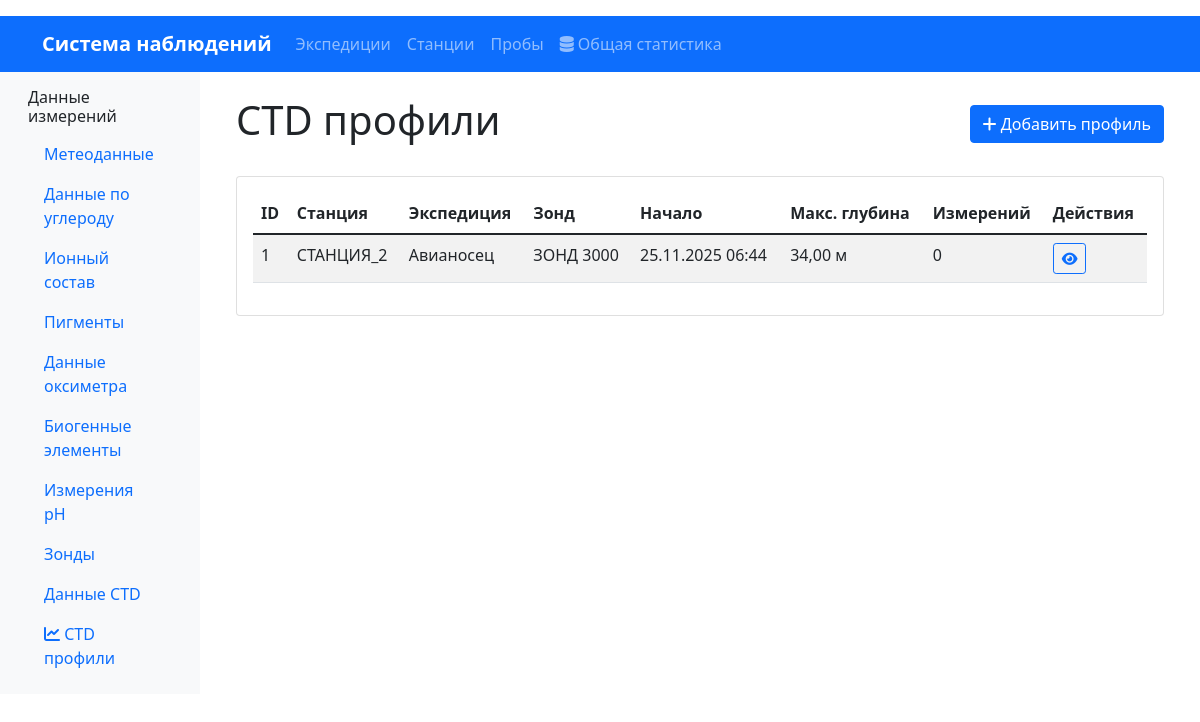
/ctd-profiles/, run on the app's committed database.
### oceanography/models.py (models this page shows, shortened)
class CTDProfile(models.Model):
    profile_id = models.AutoField(primary_key=True)
    station = models.ForeignKey(Station, on_delete=models.CASCADE, verbose_name="Станция", related_name='ctd_profiles')
    probe = models.ForeignKey(Probe, on_delete=models.CASCADE, verbose_name="Зонд", related_name='ctd_profiles')
    start_datetime = models.DateTimeField(verbose_name="Время начала профилирования")
    end_datetime = models.DateTimeField(verbose_name="Время окончания профилирования")
    max_depth = models.DecimalField(max_digits=7, decimal_places=2, verbose_name="Максимальная глубина профиля (м)")
    data_file = models.FileField(upload_to='ctd_profiles/', null=True, blank=True, verbose_name="Файл с данными")
    comment = models.TextField(blank=True, verbose_name="Комментарии к профилю")
    class Meta:
        db_table = 'ctd_profiles'
        verbose_name = "CTD профиль"
        verbose_name_plural = "CTD профили"
        indexes = [
            models.Index(fields=['station', 'start_datetime']),
            models.Index(fields=['start_datetime']),
        ]
        ordering = ['station', 'start_datetime']

class Station(models.Model):
    station_id = models.AutoField(primary_key=True)
    expedition = models.ForeignKey(Expedition, on_delete=models.CASCADE, verbose_name="Экспедиция", related_name='stations')
    station_name = models.CharField(max_length=200, verbose_name="Название станции")
    datetime = models.DateTimeField(verbose_name="Дата и время станции")  # НОВОЕ ПОЛЕ
    latitude = models.DecimalField(max_digits=9, decimal_places=6, verbose_name="Широта")
    longitude = models.DecimalField(max_digits=9, decimal_places=6, verbose_name="Долгота")
    bottom_depth = models.DecimalField(max_digits=7, decimal_places=2, null=True, blank=True, verbose_name="Глубина дна (м)")
    secchi_depth = models.DecimalField(max_digits=5, decimal_places=2, null=True, blank=True, verbose_name="Прозрачность по диску Секки (м)")
    class Meta:
        db_table = 'stations'
        verbose_name = "Станция"
        verbose_name_plural = "Станции"
        indexes = [
            models.Index(fields=['expedition', 'datetime']),
            models.Index(fields=['latitude', 'longitude']),
            models.Index(fields=['datetime']),
        ]
        unique_together = ['expedition', 'datetime']
        ordering = ['expedition', 'datetime']

class Expedition(models.Model):
    expedition_id = models.AutoField(primary_key=True)
    start_date = models.DateField(verbose_name="Дата начала экспедиции")
    end_date = models.DateField(verbose_name="Дата окончания экспедиции")
    platform = models.CharField(max_length=200, verbose_name="Название судна/платформы")
    area = models.CharField(max_length=300, verbose_name="Район работ")
    class Meta:
        db_table = 'expeditions'
        verbose_name = "Экспедиция"
        verbose_name_plural = "Экспедиции"
        indexes = [
            models.Index(fields=['start_date']),
            models.Index(fields=['platform']),
            models.Index(fields=['area']),
        ]
        ordering = ['-start_date']

class Probe(models.Model):
    probe_id = models.AutoField(primary_key=True)
    probe_name = models.CharField(max_length=100, verbose_name="Название/модель зонда")
    description = models.TextField(blank=True, verbose_name="Описание характеристик")
    class Meta:
        db_table = 'probes'
        verbose_name = "Зонд"
        verbose_name_plural = "Зонды"

### oceanography/views.py (the view)
# urls.py: path('ctd-profiles/', CTDProfileListView.as_view(), name='ctd_profile_list'),
class CTDProfileListView(ViewAccessLoggingMixin, ListView):
    model = CTDProfile
    template_name = 'oceanography/ctd_profile_list.html'
    context_object_name = 'profiles'
    paginate_by = 20
    def get_queryset(self):
        return CTDProfile.objects.select_related(
            'station', 'station__expedition', 'probe'
        ).prefetch_related('measurements').order_by('-start_datetime')
    def get_context_data(self, **kwargs):
        context = super().get_context_data(**kwargs)
        context['breadcrumbs'] = [
            {'url': reverse('oceanography:home'), 'name': 'Главная'},
            {'url': '', 'name': 'CTD профили'}
        ]
        return context

### oceanography/logger.py (called while the page is built)
    def _get_user_info(self, request):
        if hasattr(request, 'user') and not isinstance(request.user, AnonymousUser):
            return f"{request.user.username} (ID: {request.user.id})"
        else:
            return "Anonymous User"

    def _get_client_info(self, request):
        ip = request.META.get('REMOTE_ADDR', 'Unknown IP')
        user_agent = request.META.get('HTTP_USER_AGENT', 'Unknown Agent')
        return f"IP: {ip}, Agent: {user_agent[:100]}..."

    def log_action(self, request, action, target=None, details=None, status='success'):
        user_info = self._get_user_info(request)
        client_info = self._get_client_info(request)
        log_message = f"USER: {user_info} | ACTION: {action}"
        if target:
            log_message += f" | TARGET: {target}"
        if details:
            log_message += f" | DETAILS: {details}"
        log_message += f" | STATUS: {status} | {client_info}"
        if status == 'error':
            self.logger.error(log_message)
        else:
            self.logger.info(log_message)

### oceanography/mixins.py (called while the page is built)
    def dispatch(self, request, *args, **kwargs):
        try:
            response = super().dispatch(request, *args, **kwargs)
        except Exception:
            self._log_view_access(request, kwargs, status='error')
            raise
        else:
            self._log_view_access(request, kwargs)
            return response

    def _log_view_access(self, request, view_kwargs, status='success'):
        action = self.access_action or self._derive_action_name()
        target = f"Path: {request.get_full_path()}"
        details = self._build_details(request, view_kwargs)
        user_action_logger.log_action(
            request,
            action,
            target=target,
            details=details,
            status=status
        )

    def _derive_action_name(self):
        if hasattr(self, 'model') and self.model:
            return f"VIEW {self.model.__name__}"
        return f"VIEW {self.__class__.__name__}"

    def _build_details(self, request, view_kwargs):
        details_parts = []
        if view_kwargs:
            details_parts.append(f"kwargs={self._stringify_mapping(view_kwargs)}")
        if request.GET:
            details_parts.append(
                f"query={self._stringify_querydict(request.GET)}"
            )
        return " | ".join(details_parts) if details_parts else None

### oceanography/templates/oceanography/ctd_profile_list.html (shortened to what this page needs)
{% extends 'base.html' %}
{% block content %}
<div class="d-flex justify-content-between align-items-center mb-4">
    <h1>CTD профили</h1>
    <a href="{% url 'oceanography:ctd_profile_create' %}" class="btn btn-primary">
        <i class="fas fa-plus"></i> Добавить профиль
    </a>
</div>
{% if profiles %}
    <div class="card">
        <div class="card-body">
            <div class="table-responsive">
                <table class="table table-striped">
                    <thead>
                        <tr>
                            <th>ID</th>
                            <th>Станция</th>
                            <th>Экспедиция</th>
                            <th>Зонд</th>
                            <th>Начало</th>
                            <th>Макс. глубина</th>
                            <th>Измерений</th>
                            <th>Действия</th>
                        </tr>
                    </thead>
                    <tbody>
                        {% for profile in profiles %}
                        <tr>
                            <td>{{ profile.profile_id }}</td>
                            <td>{{ profile.station.station_name }}</td>
                            <td>{{ profile.station.expedition.platform }}</td>
                            <td>{{ profile.probe.probe_name }}</td>
                            <td>{{ profile.start_datetime|date:"d.m.Y H:i" }}</td>
                            <td>{{ profile.max_depth }} м</td>
                            <td>{{ profile.measurements.count }}</td>
                            <td>
                                <a href="{% url 'oceanography:ctd_profile_detail' profile.pk %}"
                                   class="btn btn-sm btn-outline-primary">
                                    <i class="fas fa-eye"></i>
                                </a>
                            </td>
                        </tr>
                        {% endfor %}
                    </tbody>
                </table>
            </div>
        </div>
    </div>
{% endif %}
{% endblock %}

### oceanography/templates/base.html (style rules this page uses)
.card { transition: transform 0.2s; }

### data on the page
CTDProfile: profile_id "1", station.station_name "СТАНЦИЯ_2", station.expedition.platform "Авианосец", probe.probe_name "ЗОНД 3000", start_datetime "25.11.2025 06:44", max_depth "34,00", measurements.count "0"
